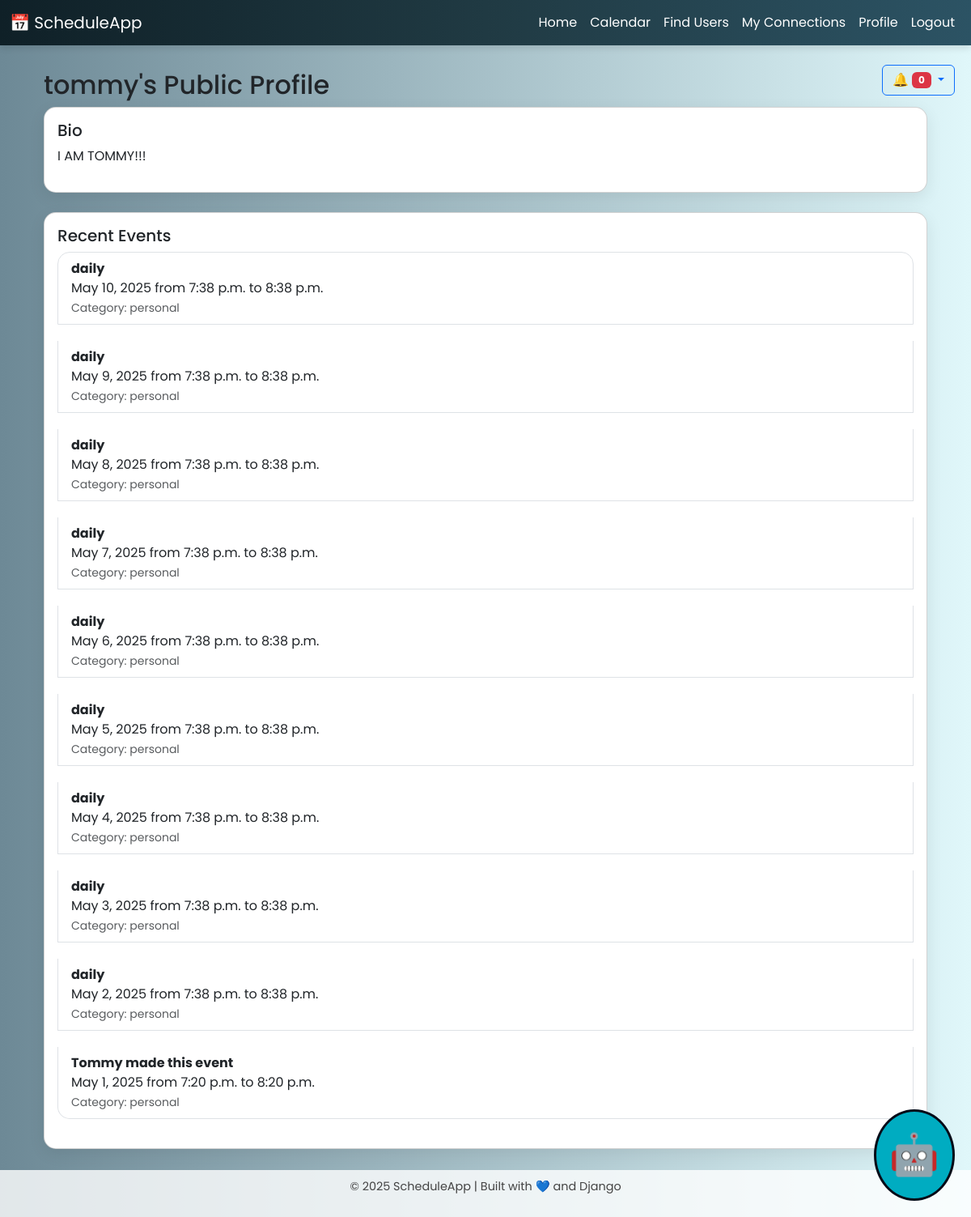
/schedules/connections/5/profile/ (signed in), run on the app's committed database.
### schedules/models.py (models this page shows, shortened)
class UserProfile(models.Model):
    user = models.OneToOneField(User, on_delete=models.CASCADE)
    bio = models.TextField(blank=True)

class Event(models.Model):
    user = models.ForeignKey(User, on_delete=models.CASCADE)
    group = models.ForeignKey(Group, on_delete=models.SET_NULL, null=True, blank=True, related_name='group_events')
    title = models.CharField(max_length=200)
    description = models.TextField()
    date = models.DateField()  # Keep the DateField for the event date
    start_time = models.TimeField()  # Change to TimeField
    end_time = models.TimeField()    # Change to TimeField
    is_shared = models.BooleanField(default=False)
    is_recurring = models.BooleanField(default=False)
    recurrence_type = models.CharField(
        max_length=10,
        choices=[('daily', 'Daily'), ('weekly', 'Weekly')],
        blank=True,
        null=True
    )
    recurrence_end_date = models.DateField(blank=True, null=True)
    reminder_minutes_before = models.IntegerField(default=15)
    recurring_parent = models.ForeignKey(
        'self',
        on_delete=models.CASCADE,
        null=True,
        blank=True,
        related_name='recurrences'
    )
    CATEGORY_CHOICES = [
        ('personal', 'Personal'),
        ('work', 'Work'),
        ('school', 'School'),
        ("fun", "Fun"),
        ("gym", "Gym"),
        ('other', 'Other'),
    ]
    category = models.CharField(max_length=20, choices=CATEGORY_CHOICES, default='personal')

### schedules/views.py (the view)
# urls.py: path('connections/<int:user_id>/profile/', views.view_user_profile, name='view_user_profile'),
@login_required
def view_user_profile(request, user_id):
    target_user = get_object_or_404(User, id=user_id)
    is_connected = Connection.objects.filter(user=request.user, connected_to=target_user).exists()
    if not is_connected:
        messages.error(request, "You can only view the profile of users you are connected with.")
        return redirect('my_connections')
    target_profile, _ = UserProfile.objects.get_or_create(user=target_user)
    target_events = Event.objects.filter(user=target_user).order_by('-date')[:10]  # last 10 events
    return render(request, 'schedules/view_user_profile.html', {
        'target_user': target_user,
        'target_profile': target_profile,
        'target_events': target_events,
    })

### scheduling_app/templates/schedules/view_user_profile.html (shortened to what this page needs)
{% extends "schedules/base.html" %}
{% block content %}
<div class="container mt-4">
  <h2>{{ target_user.username }}'s Public Profile</h2>
  <div class="card mb-4">
    <div class="card-body">
      <h5 class="card-title">Bio</h5>
      {% if target_profile.bio %}
        <p>{{ target_profile.bio }}</p>
      {% else %}
        <p class="text-muted">This user has not written a bio yet.</p>
      {% endif %}
    </div>
  </div>
  <div class="card mb-4">
    <div class="card-body">
      <h5 class="card-title">Recent Events</h5>
      {% if target_events %}
        <ul class="list-group">
          {% for event in target_events %}
          <li class="list-group-item">
            <strong>{{ event.title }}</strong><br>
            {{ event.date }} from {{ event.start_time }} to {{ event.end_time }}<br>
            <small class="text-muted">Category: {{ event.category }}</small>
          </li>
          {% endfor %}
        </ul>
      {% else %}
        <p class="text-muted">No recent events shared by this user.</p>
      {% endif %}
    </div>
  </div>
</div>
{% endblock %}

### scheduling_app/templates/schedules/base.html (style rules this page uses)
body { font-family: 'Poppins', sans-serif; background: linear-gradient(to right, #6d8996, #e0f7fa); min-height: 100vh; padding-bottom: 60px; }
.container { margin-top: 30px; }
.card { border-radius: 15px; box-shadow: 0 6px 20px rgba(0, 0, 0, 0.08); }
.card-body { border-radius: 15px; }
.list-group { margin-bottom: 20px; border-radius: 15px; }
.list-group-item:not(:last-child) { margin-bottom: 20px; / }

### data on the page
UserProfile: bio "I AM TOMMY!!!"
Event: title "daily", date "May 10, 2025", start_time "7:38 p.m.", end_time "8:38 p.m.", category "personal"
Event: title "daily", date "May 9, 2025", start_time "7:38 p.m.", end_time "8:38 p.m.", category "personal"
Event: title "daily", date "May 8, 2025", start_time "7:38 p.m.", end_time "8:38 p.m.", category "personal"
Event: title "daily", date "May 7, 2025", start_time "7:38 p.m.", end_time "8:38 p.m.", category "personal"
Event: title "daily", date "May 6, 2025", start_time "7:38 p.m.", end_time "8:38 p.m.", category "personal"
Event: title "daily", date "May 5, 2025", start_time "7:38 p.m.", end_time "8:38 p.m.", category "personal"
Event: title "daily", date "May 4, 2025", start_time "7:38 p.m.", end_time "8:38 p.m.", category "personal"
Event: title "daily", date "May 3, 2025", start_time "7:38 p.m.", end_time "8:38 p.m.", category "personal"
Event: title "daily", date "May 2, 2025", start_time "7:38 p.m.", end_time "8:38 p.m.", category "personal"
Event: title "Tommy made this event", date "May 1, 2025", start_time "7:20 p.m.", end_time "8:20 p.m.", category "personal"

### other printed values
{{ target_user.username }} "tommy"
